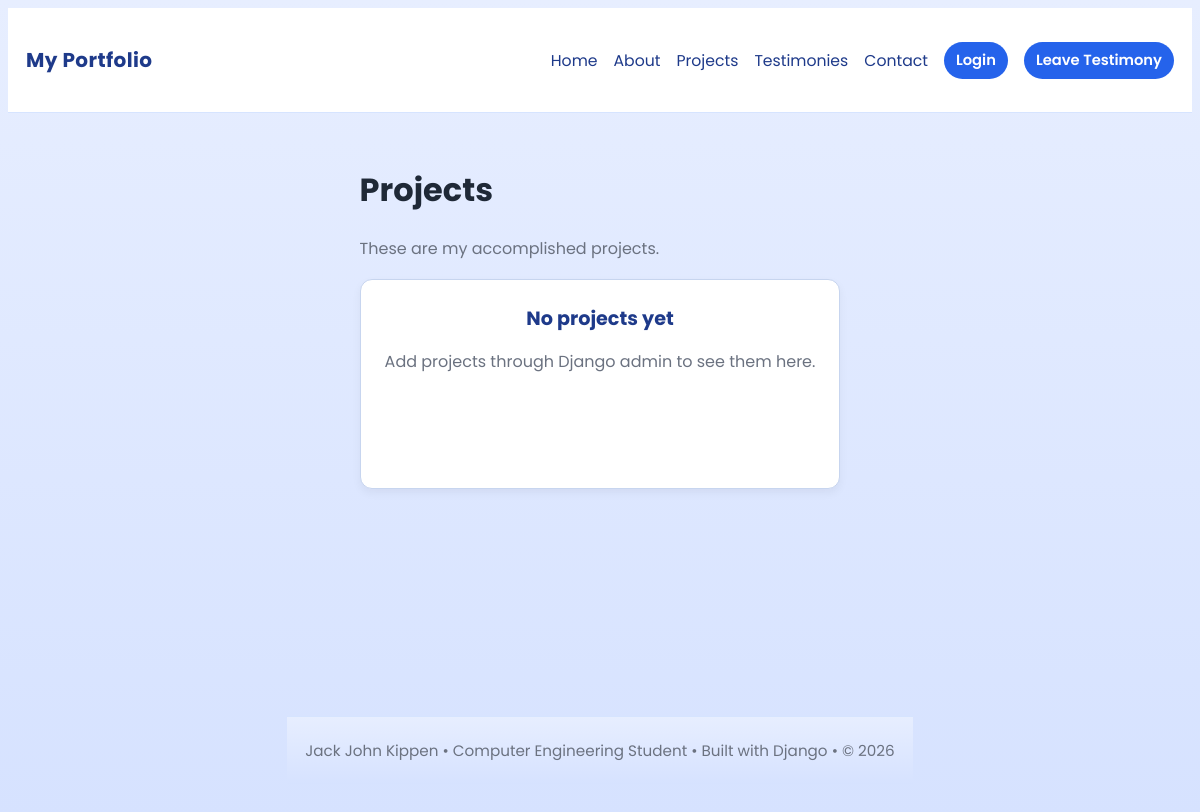
The page /projects/ on the database as committed earlier.
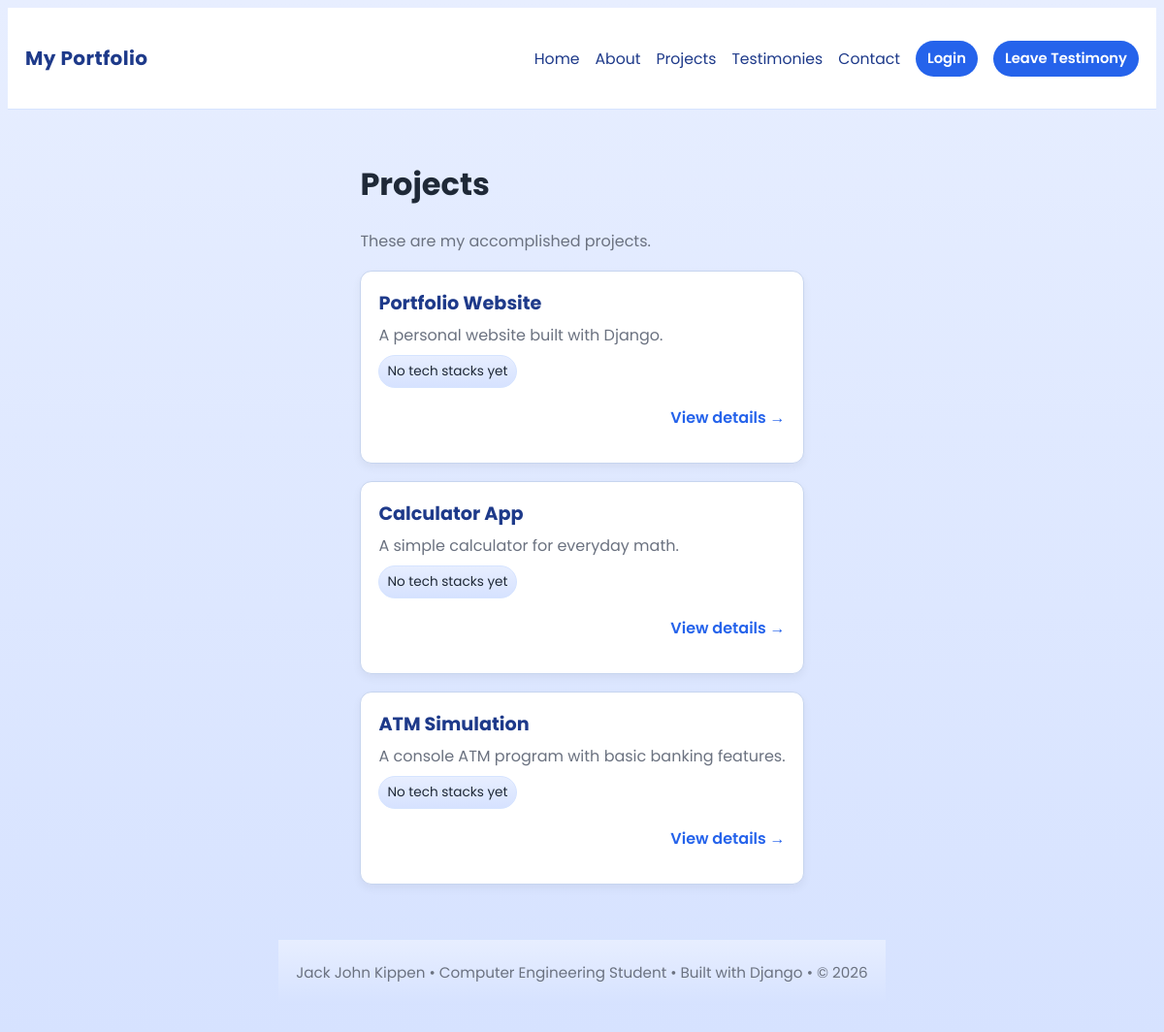
The same page on the database as committed later.
### quiz1/models.py (models this page shows, shortened)
class Project(models.Model):
    project_name = models.CharField(max_length=200)
    description = models.TextField()
    tech_stacks = models.ManyToManyField(TechStack, related_name='projects', blank=True)
    link = models.URLField()

### quiz1/views.py (the view)
# urls.py: path('projects/', views.projects, name='projects'),
def projects(request):
    projects = Project.objects.prefetch_related('tech_stacks').all()
    projects_with_techs = []
    for project in projects:
        projects_with_techs.append({
            'project': project,
            'techs': [tech.name for tech in project.tech_stacks.all()],
        })
    return render(request, 'projects.html', {'projects': projects_with_techs})

### templates/projects.html (shortened to what this page needs)
{% extends 'base.html' %}
{% block content %}
<h1>Projects</h1>
<p class="muted">These are my accomplished projects.</p>
<div class="grid" style="margin-top:18px">
  {% for item in projects %}
    <div class="card" style="padding:18px;min-height:140px;text-align:left;">
      <div class="card-content">
        <h3 class="card-title">{{ item.project.project_name }}</h3>
        <p style="color:var(--text-secondary);margin:6px 0 8px;">{{ item.project.description|truncatechars:140 }}</p>
        <div style="display:flex;gap:8px;flex-wrap:wrap;">
          {% for tech in item.techs %}
            <span style="background:var(--bg);border:1px solid var(--borders);padding:6px 8px;border-radius:999px;font-size:0.85rem;color:var(--text-main);">{{ tech }}</span>
          {% empty %}
            <span style="background:var(--bg);border:1px solid var(--borders);padding:6px 8px;border-radius:999px;font-size:0.85rem;color:var(--text-main);">No tech stacks yet</span>
          {% endfor %}
        </div>
        <p style="margin-top:10px;text-align:right;"><a class="link-btn" href="{% url 'project_detail' item.project.pk %}">View details →</a></p>
      </div>
    </div>
  {% empty %}
    <div class="card">
      <div class="card-content">
        <h3 class="card-title">No projects yet</h3>
        <p class="muted">Add projects through Django admin to see them here.</p>
      </div>
    </div>
  {% endfor %}
</div>
{% endblock %}

Rows that differ between the two databases and show on the page:
added Project: project.project_name "Portfolio Website", project.description "A personal website built with Django."
added Project: project.project_name "Calculator App", project.description "A simple calculator for everyday math."
added Project: project.project_name "ATM Simulation", project.description "A console ATM program with basic banking features."
Other text that changed with them:
text no longer shown: "No projects yet Add projects through Django admin to see them here."
